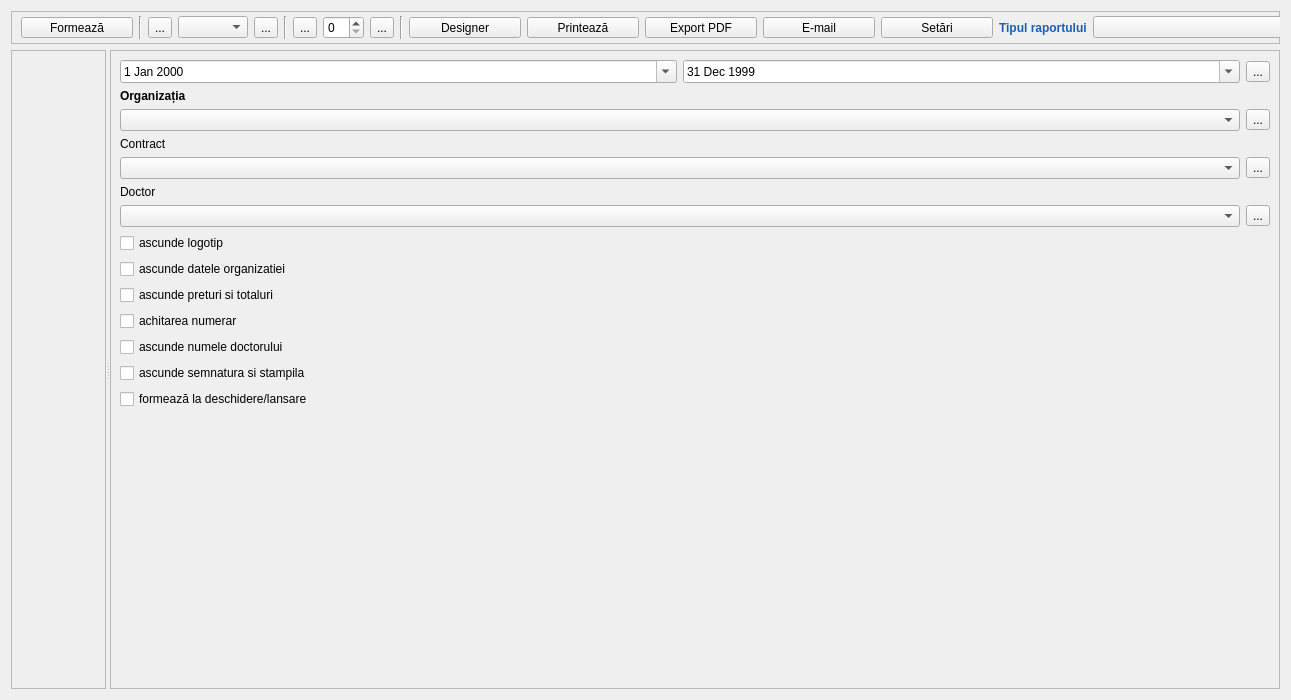
<?xml version="1.0" encoding="UTF-8"?>
<ui version="4.0">
 <class>Reports</class>
 <widget class="QDialog" name="Reports">
  <property name="geometry">
   <rect>
    <x>0</x>
    <y>0</y>
    <width>1291</width>
    <height>700</height>
   </rect>
  </property>
  <property name="minimumSize">
   <size>
    <width>112</width>
    <height>0</height>
   </size>
  </property>
  <property name="font">
   <font>
    <family>Segoe UI</family>
   </font>
  </property>
  <property name="windowTitle">
   <string>Dialog</string>
  </property>
  <property name="windowIcon">
   <iconset resource="../resources/resource.qrc">
    <normaloff>:/img/reports.png</normaloff>:/img/reports.png</iconset>
  </property>
  <layout class="QGridLayout" name="gridLayout_2">
   <item row="0" column="0">
    <widget class="QFrame" name="frame">
     <property name="sizePolicy">
      <sizepolicy hsizetype="Preferred" vsizetype="Fixed">
       <horstretch>0</horstretch>
       <verstretch>0</verstretch>
      </sizepolicy>
     </property>
     <property name="frameShape">
      <enum>QFrame::Shape::StyledPanel</enum>
     </property>
     <property name="frameShadow">
      <enum>QFrame::Shadow::Raised</enum>
     </property>
     <layout class="QGridLayout" name="gridLayout">
      <property name="topMargin">
       <number>4</number>
      </property>
      <property name="bottomMargin">
       <number>4</number>
      </property>
      <item row="0" column="11">
       <widget class="QToolButton" name="btnPrintReport">
        <property name="minimumSize">
         <size>
          <width>112</width>
          <height>21</height>
         </size>
        </property>
        <property name="text">
         <string>Printează</string>
        </property>
        <property name="icon">
         <iconset resource="../resources/resource.qrc">
          <normaloff>:/img/print.png</normaloff>:/img/print.png</iconset>
        </property>
        <property name="toolButtonStyle">
         <enum>Qt::ToolButtonStyle::ToolButtonTextBesideIcon</enum>
        </property>
       </widget>
      </item>
      <item row="0" column="15">
       <spacer name="horizontalSpacer">
        <property name="orientation">
         <enum>Qt::Orientation::Horizontal</enum>
        </property>
        <property name="sizeType">
         <enum>QSizePolicy::Policy::Expanding</enum>
        </property>
        <property name="sizeHint" stdset="0">
         <size>
          <width>44</width>
          <height>20</height>
         </size>
        </property>
       </spacer>
      </item>
      <item row="0" column="12">
       <widget class="QToolButton" name="btnExportPdf">
        <property name="minimumSize">
         <size>
          <width>112</width>
          <height>21</height>
         </size>
        </property>
        <property name="text">
         <string>Export PDF</string>
        </property>
        <property name="icon">
         <iconset resource="../resources/resource.qrc">
          <normaloff>:/img/export_pdf.png</normaloff>:/img/export_pdf.png</iconset>
        </property>
        <property name="toolButtonStyle">
         <enum>Qt::ToolButtonStyle::ToolButtonTextBesideIcon</enum>
        </property>
       </widget>
      </item>
      <item row="0" column="9">
       <widget class="Line" name="line_3">
        <property name="orientation">
         <enum>Qt::Orientation::Vertical</enum>
        </property>
       </widget>
      </item>
      <item row="0" column="16">
       <widget class="QLabel" name="label_4">
        <property name="sizePolicy">
         <sizepolicy hsizetype="Fixed" vsizetype="Preferred">
          <horstretch>0</horstretch>
          <verstretch>0</verstretch>
         </sizepolicy>
        </property>
        <property name="font">
         <font>
          <family>Cantarell</family>
          <bold>true</bold>
         </font>
        </property>
        <property name="styleSheet">
         <string notr="true">color: rgb(26, 95, 180);</string>
        </property>
        <property name="text">
         <string>Tipul raportului</string>
        </property>
       </widget>
      </item>
      <item row="0" column="4">
       <widget class="QToolButton" name="btnZoomOut">
        <property name="text">
         <string>...</string>
        </property>
        <property name="icon">
         <iconset resource="../resources/resource.qrc">
          <normaloff>:/images/ZoomOut.png</normaloff>:/images/ZoomOut.png</iconset>
        </property>
       </widget>
      </item>
      <item row="0" column="0">
       <widget class="QToolButton" name="btnGenerateReport">
        <property name="minimumSize">
         <size>
          <width>112</width>
          <height>21</height>
         </size>
        </property>
        <property name="text">
         <string>Formează</string>
        </property>
        <property name="icon">
         <iconset resource="../resources/resource.qrc">
          <normaloff>:/img/right-arrow.png</normaloff>:/img/right-arrow.png</iconset>
        </property>
        <property name="toolButtonStyle">
         <enum>Qt::ToolButtonStyle::ToolButtonTextBesideIcon</enum>
        </property>
       </widget>
      </item>
      <item row="0" column="14">
       <widget class="QToolButton" name="btnSettingsReport">
        <property name="minimumSize">
         <size>
          <width>112</width>
          <height>21</height>
         </size>
        </property>
        <property name="text">
         <string>Setări</string>
        </property>
        <property name="icon">
         <iconset resource="../resources/resource.qrc">
          <normaloff>:/img/settings_x32.png</normaloff>:/img/settings_x32.png</iconset>
        </property>
        <property name="toolButtonStyle">
         <enum>Qt::ToolButtonStyle::ToolButtonTextBesideIcon</enum>
        </property>
       </widget>
      </item>
      <item row="0" column="5">
       <widget class="Line" name="line_2">
        <property name="orientation">
         <enum>Qt::Orientation::Vertical</enum>
        </property>
       </widget>
      </item>
      <item row="0" column="2">
       <widget class="QToolButton" name="btnZoomIn">
        <property name="text">
         <string>...</string>
        </property>
        <property name="icon">
         <iconset resource="../resources/resource.qrc">
          <normaloff>:/images/ZoomIn.png</normaloff>:/images/ZoomIn.png</iconset>
        </property>
       </widget>
      </item>
      <item row="0" column="7">
       <widget class="QSpinBox" name="pageNavigator"/>
      </item>
      <item row="0" column="3">
       <widget class="QComboBox" name="comboScalePercent">
        <property name="sizePolicy">
         <sizepolicy hsizetype="Fixed" vsizetype="Fixed">
          <horstretch>0</horstretch>
          <verstretch>0</verstretch>
         </sizepolicy>
        </property>
        <property name="minimumSize">
         <size>
          <width>70</width>
          <height>0</height>
         </size>
        </property>
        <property name="maximumSize">
         <size>
          <width>50</width>
          <height>16777215</height>
         </size>
        </property>
        <property name="sizeIncrement">
         <size>
          <width>0</width>
          <height>0</height>
         </size>
        </property>
        <property name="baseSize">
         <size>
          <width>0</width>
          <height>0</height>
         </size>
        </property>
        <property name="sizeAdjustPolicy">
         <enum>QComboBox::SizeAdjustPolicy::AdjustToContentsOnFirstShow</enum>
        </property>
       </widget>
      </item>
      <item row="0" column="10">
       <widget class="QToolButton" name="btnOpenDesigner">
        <property name="minimumSize">
         <size>
          <width>112</width>
          <height>21</height>
         </size>
        </property>
        <property name="text">
         <string>Designer</string>
        </property>
        <property name="icon">
         <iconset resource="../resources/resource.qrc">
          <normaloff>:/images/design.png</normaloff>:/images/design.png</iconset>
        </property>
        <property name="toolButtonStyle">
         <enum>Qt::ToolButtonStyle::ToolButtonTextBesideIcon</enum>
        </property>
       </widget>
      </item>
      <item row="0" column="8">
       <widget class="QToolButton" name="btnNextPage">
        <property name="text">
         <string>...</string>
        </property>
        <property name="icon">
         <iconset resource="../resources/resource.qrc">
          <normaloff>:/images/Next.png</normaloff>:/images/Next.png</iconset>
        </property>
       </widget>
      </item>
      <item row="0" column="17">
       <widget class="QComboBox" name="comboTypeReport">
        <property name="sizePolicy">
         <sizepolicy hsizetype="Expanding" vsizetype="Fixed">
          <horstretch>0</horstretch>
          <verstretch>0</verstretch>
         </sizepolicy>
        </property>
        <property name="minimumSize">
         <size>
          <width>252</width>
          <height>0</height>
         </size>
        </property>
        <property name="maximumSize">
         <size>
          <width>281</width>
          <height>16777215</height>
         </size>
        </property>
        <property name="sizeIncrement">
         <size>
          <width>0</width>
          <height>0</height>
         </size>
        </property>
       </widget>
      </item>
      <item row="0" column="1">
       <widget class="Line" name="line">
        <property name="orientation">
         <enum>Qt::Orientation::Vertical</enum>
        </property>
       </widget>
      </item>
      <item row="0" column="6">
       <widget class="QToolButton" name="btnBackPage">
        <property name="text">
         <string>...</string>
        </property>
        <property name="icon">
         <iconset resource="../resources/resource.qrc">
          <normaloff>:/images/Prev.png</normaloff>:/images/Prev.png</iconset>
        </property>
       </widget>
      </item>
      <item row="0" column="13">
       <widget class="QToolButton" name="btnSendEmail">
        <property name="minimumSize">
         <size>
          <width>112</width>
          <height>21</height>
         </size>
        </property>
        <property name="text">
         <string>E-mail</string>
        </property>
        <property name="icon">
         <iconset resource="../resources/resource.qrc">
          <normaloff>:/img/email.png</normaloff>:/img/email.png</iconset>
        </property>
        <property name="toolButtonStyle">
         <enum>Qt::ToolButtonStyle::ToolButtonTextBesideIcon</enum>
        </property>
       </widget>
      </item>
     </layout>
    </widget>
   </item>
   <item row="1" column="0">
    <widget class="QSplitter" name="splitter">
     <property name="orientation">
      <enum>Qt::Orientation::Horizontal</enum>
     </property>
     <widget class="QFrame" name="frame_preview">
      <property name="sizePolicy">
       <sizepolicy hsizetype="Preferred" vsizetype="Expanding">
        <horstretch>0</horstretch>
        <verstretch>0</verstretch>
       </sizepolicy>
      </property>
      <property name="frameShape">
       <enum>QFrame::Shape::StyledPanel</enum>
      </property>
      <property name="frameShadow">
       <enum>QFrame::Shadow::Raised</enum>
      </property>
      <layout class="QGridLayout" name="gridLayout_5"/>
     </widget>
     <widget class="QFrame" name="frame_filter">
      <property name="sizePolicy">
       <sizepolicy hsizetype="Fixed" vsizetype="Expanding">
        <horstretch>0</horstretch>
        <verstretch>0</verstretch>
       </sizepolicy>
      </property>
      <property name="frameShape">
       <enum>QFrame::Shape::StyledPanel</enum>
      </property>
      <property name="frameShadow">
       <enum>QFrame::Shadow::Raised</enum>
      </property>
      <layout class="QGridLayout" name="gridLayout_3">
       <item row="6" column="0" colspan="2">
        <widget class="QComboBox" name="comboDoctors"/>
       </item>
       <item row="0" column="1">
        <widget class="QDateEdit" name="dateEnd">
         <property name="dateTime">
          <datetime>
           <hour>23</hour>
           <minute>59</minute>
           <second>59</second>
           <year>1999</year>
           <month>12</month>
           <day>31</day>
          </datetime>
         </property>
         <property name="minimumDate">
          <date>
           <year>1900</year>
           <month>1</month>
           <day>1</day>
          </date>
         </property>
         <property name="calendarPopup">
          <bool>true</bool>
         </property>
        </widget>
       </item>
       <item row="4" column="0" colspan="2">
        <widget class="QComboBox" name="comboContracts"/>
       </item>
       <item row="3" column="0" colspan="3">
        <widget class="QLabel" name="label_contract">
         <property name="text">
          <string>Contract</string>
         </property>
        </widget>
       </item>
       <item row="7" column="0" colspan="3">
        <widget class="QCheckBox" name="hideLogo">
         <property name="text">
          <string>ascunde logotip</string>
         </property>
        </widget>
       </item>
       <item row="1" column="0" colspan="3">
        <widget class="QLabel" name="label_organization">
         <property name="font">
          <font>
           <family>Segoe UI</family>
           <bold>true</bold>
          </font>
         </property>
         <property name="text">
          <string>Organizația</string>
         </property>
        </widget>
       </item>
       <item row="13" column="0" colspan="3">
        <widget class="QCheckBox" name="hideSignatureStamped">
         <property name="text">
          <string>ascunde semnatura si stampila</string>
         </property>
        </widget>
       </item>
       <item row="11" column="0" colspan="3">
        <widget class="QCheckBox" name="hideNameDoctor">
         <property name="text">
          <string>ascunde numele doctorului</string>
         </property>
        </widget>
       </item>
       <item row="6" column="2">
        <widget class="QToolButton" name="btnEditDoctor">
         <property name="text">
          <string>...</string>
         </property>
         <property name="icon">
          <iconset resource="../resources/resource.qrc">
           <normaloff>:/img/open-search.png</normaloff>:/img/open-search.png</iconset>
         </property>
        </widget>
       </item>
       <item row="8" column="0" colspan="3">
        <widget class="QCheckBox" name="hideDataOrganization">
         <property name="text">
          <string>ascunde datele organizatiei</string>
         </property>
        </widget>
       </item>
       <item row="5" column="0" colspan="3">
        <widget class="QLabel" name="label_doctor">
         <property name="text">
          <string>Doctor</string>
         </property>
        </widget>
       </item>
       <item row="4" column="2">
        <widget class="QToolButton" name="btnEditContract">
         <property name="text">
          <string>...</string>
         </property>
         <property name="icon">
          <iconset resource="../resources/resource.qrc">
           <normaloff>:/img/open-search.png</normaloff>:/img/open-search.png</iconset>
         </property>
        </widget>
       </item>
       <item row="9" column="0" colspan="3">
        <widget class="QCheckBox" name="hidePricesTotal">
         <property name="text">
          <string>ascunde preturi si totaluri</string>
         </property>
        </widget>
       </item>
       <item row="0" column="0">
        <widget class="QDateEdit" name="dateStart">
         <property name="dateTime">
          <datetime>
           <hour>13</hour>
           <minute>59</minute>
           <second>59</second>
           <year>2000</year>
           <month>1</month>
           <day>1</day>
          </datetime>
         </property>
         <property name="minimumDate">
          <date>
           <year>1900</year>
           <month>1</month>
           <day>1</day>
          </date>
         </property>
         <property name="calendarPopup">
          <bool>true</bool>
         </property>
         <property name="timeSpec">
          <enum>QTimeZone::utc()</enum>
         </property>
        </widget>
       </item>
       <item row="2" column="2">
        <widget class="QToolButton" name="btnEditOrganization">
         <property name="text">
          <string>...</string>
         </property>
         <property name="icon">
          <iconset resource="../resources/resource.qrc">
           <normaloff>:/img/open-search.png</normaloff>:/img/open-search.png</iconset>
         </property>
        </widget>
       </item>
       <item row="2" column="0" colspan="2">
        <widget class="QComboBox" name="comboOrganizations"/>
       </item>
       <item row="14" column="0" colspan="3">
        <widget class="QCheckBox" name="showOnLaunch">
         <property name="text">
          <string>formează la deschidere/lansare</string>
         </property>
        </widget>
       </item>
       <item row="0" column="2">
        <widget class="QToolButton" name="btnChoicePeriod">
         <property name="text">
          <string>...</string>
         </property>
        </widget>
       </item>
       <item row="15" column="1">
        <spacer name="verticalSpacer">
         <property name="orientation">
          <enum>Qt::Orientation::Vertical</enum>
         </property>
         <property name="sizeHint" stdset="0">
          <size>
           <width>20</width>
           <height>274</height>
          </size>
         </property>
        </spacer>
       </item>
       <item row="10" column="0" colspan="3">
        <widget class="QCheckBox" name="cashPayment">
         <property name="text">
          <string>achitarea numerar</string>
         </property>
        </widget>
       </item>
      </layout>
     </widget>
    </widget>
   </item>
  </layout>
 </widget>
 <resources>
  <include location="../resources/resource.qrc"/>
 </resources>
 <connections/>
</ui>
